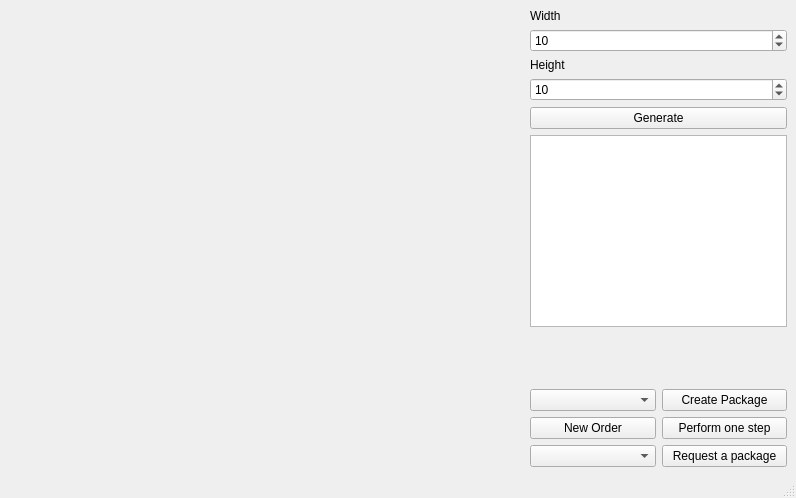
<?xml version="1.0" encoding="UTF-8"?>
<ui version="4.0">
 <class>MainWindow</class>
 <widget class="QMainWindow" name="MainWindow">
  <property name="geometry">
   <rect>
    <x>0</x>
    <y>0</y>
    <width>796</width>
    <height>498</height>
   </rect>
  </property>
  <property name="sizePolicy">
   <sizepolicy hsizetype="Preferred" vsizetype="Preferred">
    <horstretch>0</horstretch>
    <verstretch>0</verstretch>
   </sizepolicy>
  </property>
  <property name="windowTitle">
   <string>Warehouse</string>
  </property>
  <widget class="QWidget" name="centralwidget">
   <layout class="QGridLayout" name="gridLayout">
    <item row="0" column="0">
     <layout class="QHBoxLayout" name="horizontalLayout_2">
      <item>
       <widget class="QWidget" name="tempW" native="true"/>
      </item>
     </layout>
    </item>
    <item row="0" column="3">
     <layout class="QHBoxLayout" name="horizontalLayout">
      <item>
       <layout class="QVBoxLayout" name="verticalLayout">
        <item>
         <widget class="QLabel" name="label_2">
          <property name="text">
           <string>Width</string>
          </property>
         </widget>
        </item>
        <item>
         <widget class="QSpinBox" name="spinBoxWidth">
          <property name="value">
           <number>10</number>
          </property>
         </widget>
        </item>
        <item>
         <widget class="QLabel" name="label">
          <property name="text">
           <string>Height</string>
          </property>
         </widget>
        </item>
        <item>
         <widget class="QSpinBox" name="spinBoxHeight">
          <property name="value">
           <number>10</number>
          </property>
         </widget>
        </item>
        <item>
         <widget class="QPushButton" name="pushButton">
          <property name="text">
           <string>Generate</string>
          </property>
         </widget>
        </item>
        <item>
         <widget class="QPlainTextEdit" name="logWindow"/>
        </item>
        <item>
         <spacer name="verticalSpacer">
          <property name="orientation">
           <enum>Qt::Vertical</enum>
          </property>
          <property name="sizeHint" stdset="0">
           <size>
            <width>20</width>
            <height>40</height>
           </size>
          </property>
         </spacer>
        </item>
        <item>
         <layout class="QGridLayout" name="gridLayout_2">
          <item row="1" column="1">
           <widget class="QPushButton" name="buttonTakePackage">
            <property name="text">
             <string>Perform one step</string>
            </property>
           </widget>
          </item>
          <item row="0" column="0">
           <widget class="QComboBox" name="comboBoxPackageType"/>
          </item>
          <item row="0" column="1">
           <widget class="QPushButton" name="pushButtonCreatePackage">
            <property name="text">
             <string>Create Package</string>
            </property>
           </widget>
          </item>
          <item row="2" column="0">
           <widget class="QComboBox" name="comboBoxAvailablePackages"/>
          </item>
          <item row="1" column="0">
           <widget class="QPushButton" name="pushButtonNewOrder">
            <property name="text">
             <string>New Order</string>
            </property>
           </widget>
          </item>
          <item row="2" column="1">
           <widget class="QPushButton" name="pushButtonRequestPackage">
            <property name="text">
             <string>Request a package</string>
            </property>
           </widget>
          </item>
         </layout>
        </item>
       </layout>
      </item>
     </layout>
    </item>
    <item row="0" column="1">
     <spacer name="horizontalSpacer">
      <property name="orientation">
       <enum>Qt::Horizontal</enum>
      </property>
      <property name="sizeHint" stdset="0">
       <size>
        <width>40</width>
        <height>20</height>
       </size>
      </property>
     </spacer>
    </item>
    <item row="0" column="2">
     <spacer name="horizontalSpacer_2">
      <property name="orientation">
       <enum>Qt::Horizontal</enum>
      </property>
      <property name="sizeHint" stdset="0">
       <size>
        <width>40</width>
        <height>20</height>
       </size>
      </property>
     </spacer>
    </item>
   </layout>
  </widget>
  <widget class="QStatusBar" name="statusbar"/>
  <widget class="QMenuBar" name="menubar">
   <property name="geometry">
    <rect>
     <x>0</x>
     <y>0</y>
     <width>796</width>
     <height>20</height>
    </rect>
   </property>
  </widget>
 </widget>
 <resources/>
 <connections/>
</ui>
